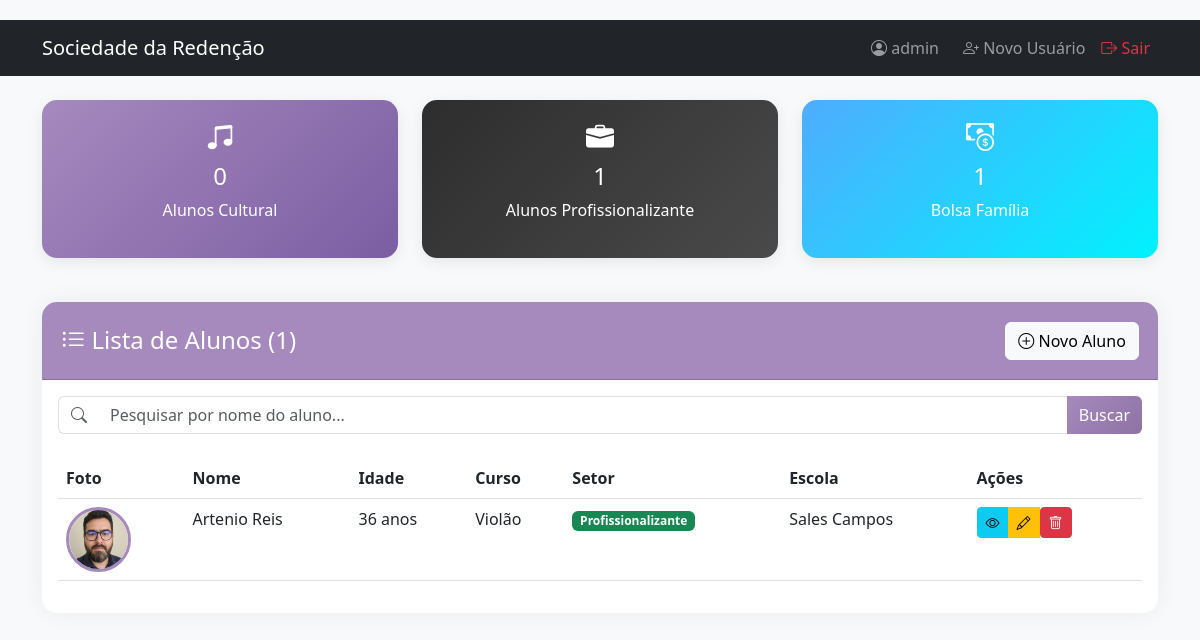
The page / (signed in) on the database as committed earlier.
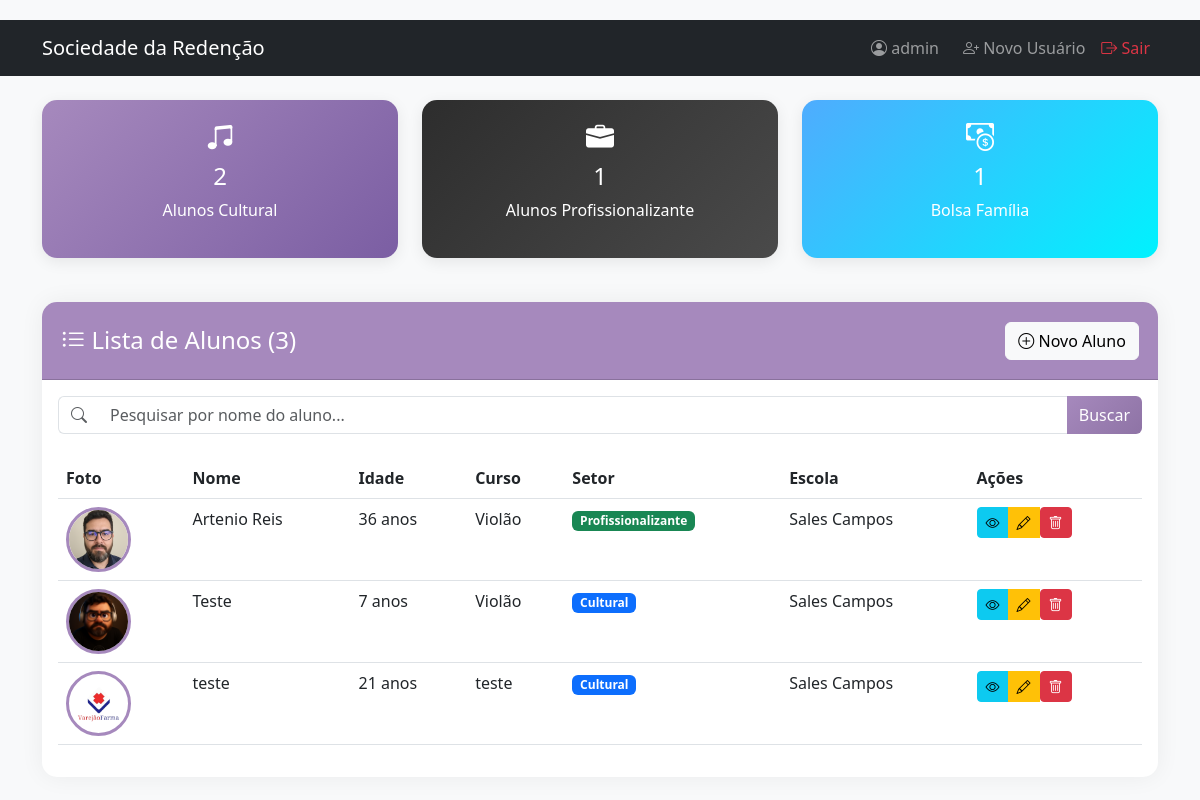
The same page on the database as committed later.
### models.py (models this page shows, shortened)
class Aluno(db.Model):
    id = db.Column(db.Integer, primary_key=True)
    foto = db.Column(db.String(200), nullable=True)
    nome_completo = db.Column(db.String(100), nullable=False)
    data_nascimento = db.Column(db.Date, nullable=False)
    idade = db.Column(db.Integer, nullable=False)
    nome_pais = db.Column(db.String(100), nullable=False)
    curso = db.Column(db.String(100), nullable=False)
    setor = db.Column(db.String(20), nullable=False)
    endereco = db.Column(db.String(200), nullable=False)
    escola = db.Column(db.String(100), nullable=False)
    trabalho_ficha_adulto = db.Column(db.Boolean, default=False)
    nome_trabalho_profissao = db.Column(db.String(100), nullable=True)
    bolsa_familia = db.Column(db.Boolean, default=False)
    irmaos = db.Column(db.Integer, default=0)
    renda_familiar = db.Column(db.Float, nullable=False)
    pessoas_residencia = db.Column(db.Integer, nullable=False)
    observacao = db.Column(db.Text, nullable=True)
    data_cadastro = db.Column(db.DateTime, default=datetime.utcnow)

### app.py (the view)
@app.route('/')
@login_required
def index():
    termo_busca = request.args.get('q', '')
    if termo_busca:
        alunos = Aluno.query.filter(Aluno.nome_completo.ilike(f'%{termo_busca}%')).order_by(Aluno.nome_completo).all()
    else:
        alunos = Aluno.query.order_by(Aluno.nome_completo).all()
    cultural = Aluno.query.filter_by(setor='CULTURAL').count()
    profissional = Aluno.query.filter_by(setor='PROFISSIONALIZANTE').count()
    bolsa = Aluno.query.filter_by(bolsa_familia=True).count()
    return render_template('index.html',
                           alunos=alunos,
                           cultural=cultural,
                           profissionalizante=profissional,
                           bolsa_familia=bolsa,
                           total_alunos=len(alunos),
                           termo_busca=termo_busca)

### app.py (called while the page is built)
def login_required(f):
    @wraps(f)
    def decorated_function(*args, **kwargs):
        if 'logged_in' not in session:
            return redirect(url_for('login'))
        return f(*args, **kwargs)
    return decorated_function

@app.context_processor
def utility_processor():
    def format_currency(value): return f"R$ {value:,.2f}".replace('.', ',')
    def format_date(value): return value.strftime('%d/%m/%Y') if value else ""
    return dict(format_currency=format_currency, format_date=format_date, now=datetime.now())

### templates/index.html (shortened to what this page needs)
{% extends "base.html" %}
{% block content %}
<div class="row mb-4">
    <div class="col-md-4">
        <div class="stat-card stat-cultural">
            <h3><i class="bi bi-music-note-beamed"></i></h3>
            <h4>{{ cultural }}</h4>
            <p>Alunos Cultural</p>
        </div>
    </div>
    <div class="col-md-4">
        <div class="stat-card stat-profissional">
            <h3><i class="bi bi-briefcase-fill"></i></h3>
            <h4>{{ profissionalizante }}</h4>
            <p>Alunos Profissionalizante</p>
        </div>
    </div>
    <div class="col-md-4">
        <div class="stat-card stat-bolsa">
            <h3><i class="bi bi-cash-coin"></i></h3>
            <h4>{{ bolsa_familia }}</h4>
            <p>Bolsa Família</p>
        </div>
    </div>
</div>
<div class="card">
    <div class="card-header d-flex justify-content-between align-items-center">
        <h4 class="mb-0"><i class="bi bi-list-ul"></i> Lista de Alunos ({{ total_alunos }})</h4>
        <a href="{{ url_for('cadastrar') }}" class="btn btn-light">
            <i class="bi bi-plus-circle"></i> Novo Aluno
        </a>
    </div>
    <div class="card-body">
        <form method="GET" action="{{ url_for('index') }}" class="mb-4">
            <div class="input-group">
                <span class="input-group-text bg-white border-end-0">
                    <i class="bi bi-search text-muted"></i>
                </span>
                <input type="text" name="q" class="form-control border-start-0"
                       placeholder="Pesquisar por nome do aluno..." value="{{ termo_busca }}">
                <button class="btn btn-primary" type="submit">Buscar</button>
            </div>
        </form>
        {% if alunos %}
        <div class="table-responsive">
            <table class="table table-hover">
                <thead>
                    <tr>
                        <th>Foto</th>
                        <th>Nome</th>
                        <th>Idade</th>
                        <th>Curso</th>
                        <th>Setor</th>
                        <th>Escola</th>
                        <th>Ações</th>
                    </tr>
                </thead>
                <tbody>
                    {% for aluno in alunos %}
                    <tr>
                        <td>
                            {% if aluno.foto %}
                            <img src="{{ url_for('uploaded_file', filename=aluno.foto) }}"
                                 class="aluno-foto"
                                 alt="{{ aluno.nome_completo }}">
                            {% else %}
                            <div class="aluno-foto bg-secondary d-flex align-items-center justify-content-center">
                                <i class="bi bi-person-fill text-white" style="font-size: 2rem;"></i>
                            </div>
                            {% endif %}
                        </td>
                        <td>{{ aluno.nome_completo }}</td>
                        <td>{{ aluno.idade }} anos</td>
                        <td>{{ aluno.curso }}</td>
                        <td>
                            {% if aluno.setor == 'CULTURAL' %}
                            <span class="badge bg-primary">Cultural</span>
                            {% else %}
                            <span class="badge bg-success">Profissionalizante</span>
                            {% endif %}
                        </td>
                        <td>{{ aluno.escola }}</td>
                        <td>
                            <div class="btn-group" role="group">
                                <a href="{{ url_for('visualizar', id=aluno.id) }}"
                                   class="btn btn-sm btn-info"
                                   title="Visualizar">
                                    <i class="bi bi-eye"></i>
                                </a>
                                <a href="{{ url_for('editar', id=aluno.id) }}"
                                   class="btn btn-sm btn-warning"
                                   title="Editar">
                                    <i class="bi bi-pencil"></i>
                                </a>
                                <form action="{{ url_for('excluir', id=aluno.id) }}"
                                      method="POST"
                                      class="d-inline"
                                      onsubmit="return confirm('Tem certeza que deseja excluir este aluno?');">
                                    <button type="submit" class="btn btn-sm btn-danger" title="Excluir">
                                        <i class="bi bi-trash"></i>
                                    </button>
                                </form>
                            </div>
                        </td>
                    </tr>
                    {% endfor %}
                </tbody>
            </table>
        </div>
        {% endif %}
    </div>
</div>
{% endblock %}

### templates/base.html (shortened to what this page needs)
<!DOCTYPE html>
<html lang="pt-BR">
<head>
    <link href="https://cdn.jsdelivr.net/npm/bootstrap@5.3.0/dist/css/bootstrap.min.css" rel="stylesheet">
    <link rel="stylesheet" href="https://cdn.jsdelivr.net/npm/bootstrap-icons@1.10.0/font/bootstrap-icons.css">
    <link rel="stylesheet" href="{{ url_for('static', filename='css/style.css') }}">
</head>
<body>
    <nav class="navbar navbar-expand-lg navbar-dark bg-dark mb-4">
        <div class="container">
            <a class="navbar-brand" href="{{ url_for('index') }}">Sociedade da Redenção</a>
            {% if session.logged_in %}
            <div class="navbar-nav ms-auto">
                <span class="navbar-text me-3"><i class="bi bi-person-circle"></i> {{ session.username }}</span>
                <a class="nav-link" href="{{ url_for('registrar_usuario') }}"><i class="bi bi-person-plus"></i> Novo Usuário</a>
                <a class="nav-link text-danger" href="{{ url_for('logout') }}"><i class="bi bi-box-arrow-right"></i> Sair</a>
            </div>
            {% endif %}
        </div>
    </nav>
    <div class="container">
        {% block content %}{% endblock %}
    </div>
</body>
</html>

### static/css/style.css (style rules this page uses)
:root { --primary-color: #a689bd; --secondary-color: #2d2d2d; --success-color: #28a745; --info-color: #17a2b8; --warning-color: #ffc107; --danger-color: #dc3545; --light-color: #f8f9fa; --dark-color: #2d2d2d; }
body { background-color: #f8f9fa; font-family: 'Segoe UI', Tahoma, Geneva, Verdana, sans-serif; padding-top: 20px; }
.card { border: none; box-shadow: 0 0 25px rgba(0,0,0,0.06); border-radius: 15px; margin-bottom: 25px; }
.card-header { background-color: var(--primary-color); color: white; border-radius: 15px 15px 0 0 !important; padding: 1.2rem; font-weight: 600; }
.btn-primary { background: linear-gradient(135deg, var(--primary-color) 0%, #8e73a5 100%); border: none; transition: 0.3s; }
.aluno-foto { width: 65px; height: 65px; object-fit: cover; border-radius: 50%; border: 3px solid var(--primary-color); background-color: #fff; }
.stat-card { text-align: center; padding: 20px; border-radius: 15px; color: white; margin-bottom: 20px; box-shadow: 0 4px 15px rgba(0,0,0,0.08); }
.stat-cultural { background: linear-gradient(135deg, var(--primary-color) 0%, #7b5ea3 100%); }
.stat-profissional { background: linear-gradient(135deg, var(--secondary-color) 0%, #4a4a4a 100%); }
.stat-bolsa { background: linear-gradient(135deg, #4facfe 0%, #00f2fe 100%); }

Rows that differ between the two databases and show on the page:
added Aluno: foto (picture), nome_completo "Teste", idade "7", curso "Violão", setor "Cultural", escola "Sales Campos"
added Aluno: foto (picture), nome_completo "teste", idade "21", curso "teste", setor "Cultural", escola "Sales Campos"
Other text that changed with them:
{{ cultural }}: "0" → "2"
{{ total_alunos }}: "1" → "3"
